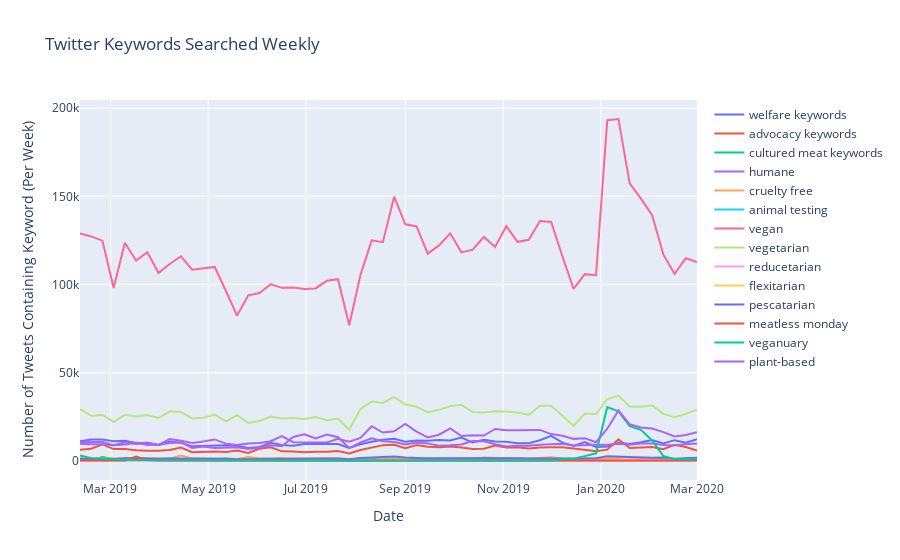

The notebook cell this image was saved under:
### Code cell
graph_data = []
layout = go.Layout(title="Twitter Keywords Searched Weekly", xaxis=dict(title='Date'), yaxis=dict(title='Number of Tweets Containing Keyword (Per Week)'))
for i in range(len(lines_data)):
    twitter_data = go.Scatter(x=lines_data[i].index, y=lines_data[i].values, name=all_categories[i], hovertemplate=hover_template)
    graph_data.append(twitter_data)
fig = go.Figure(graph_data, layout=layout)
fig.show()
